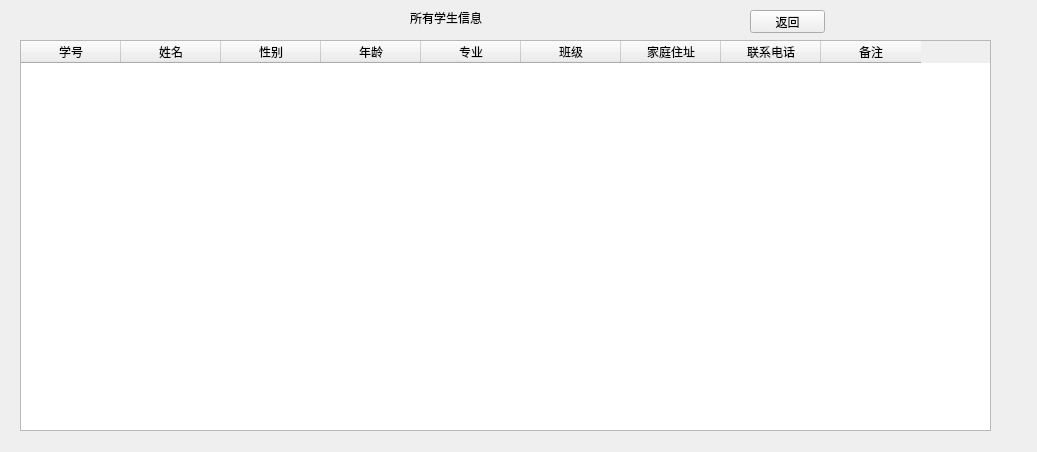
<?xml version="1.0" encoding="UTF-8"?>
<ui version="4.0">
 <class>AllstuInform</class>
 <widget class="QWidget" name="AllstuInform">
  <property name="geometry">
   <rect>
    <x>0</x>
    <y>0</y>
    <width>1037</width>
    <height>452</height>
   </rect>
  </property>
  <property name="windowTitle">
   <string>Form</string>
  </property>
  <widget class="QTableWidget" name="tableWidget">
   <property name="geometry">
    <rect>
     <x>20</x>
     <y>40</y>
     <width>971</width>
     <height>391</height>
    </rect>
   </property>
   <column>
    <property name="text">
     <string>学号</string>
    </property>
   </column>
   <column>
    <property name="text">
     <string>姓名</string>
    </property>
   </column>
   <column>
    <property name="text">
     <string>性别</string>
    </property>
   </column>
   <column>
    <property name="text">
     <string>年龄</string>
    </property>
   </column>
   <column>
    <property name="text">
     <string>专业</string>
    </property>
   </column>
   <column>
    <property name="text">
     <string>班级</string>
    </property>
   </column>
   <column>
    <property name="text">
     <string>家庭住址</string>
    </property>
   </column>
   <column>
    <property name="text">
     <string>联系电话</string>
    </property>
   </column>
   <column>
    <property name="text">
     <string>备注</string>
    </property>
   </column>
  </widget>
  <widget class="QLabel" name="label">
   <property name="geometry">
    <rect>
     <x>410</x>
     <y>10</y>
     <width>221</width>
     <height>16</height>
    </rect>
   </property>
   <property name="text">
    <string>所有学生信息</string>
   </property>
  </widget>
  <widget class="QPushButton" name="back_stuButton">
   <property name="geometry">
    <rect>
     <x>750</x>
     <y>10</y>
     <width>75</width>
     <height>23</height>
    </rect>
   </property>
   <property name="text">
    <string>返回</string>
   </property>
  </widget>
 </widget>
 <resources/>
 <connections/>
</ui>
